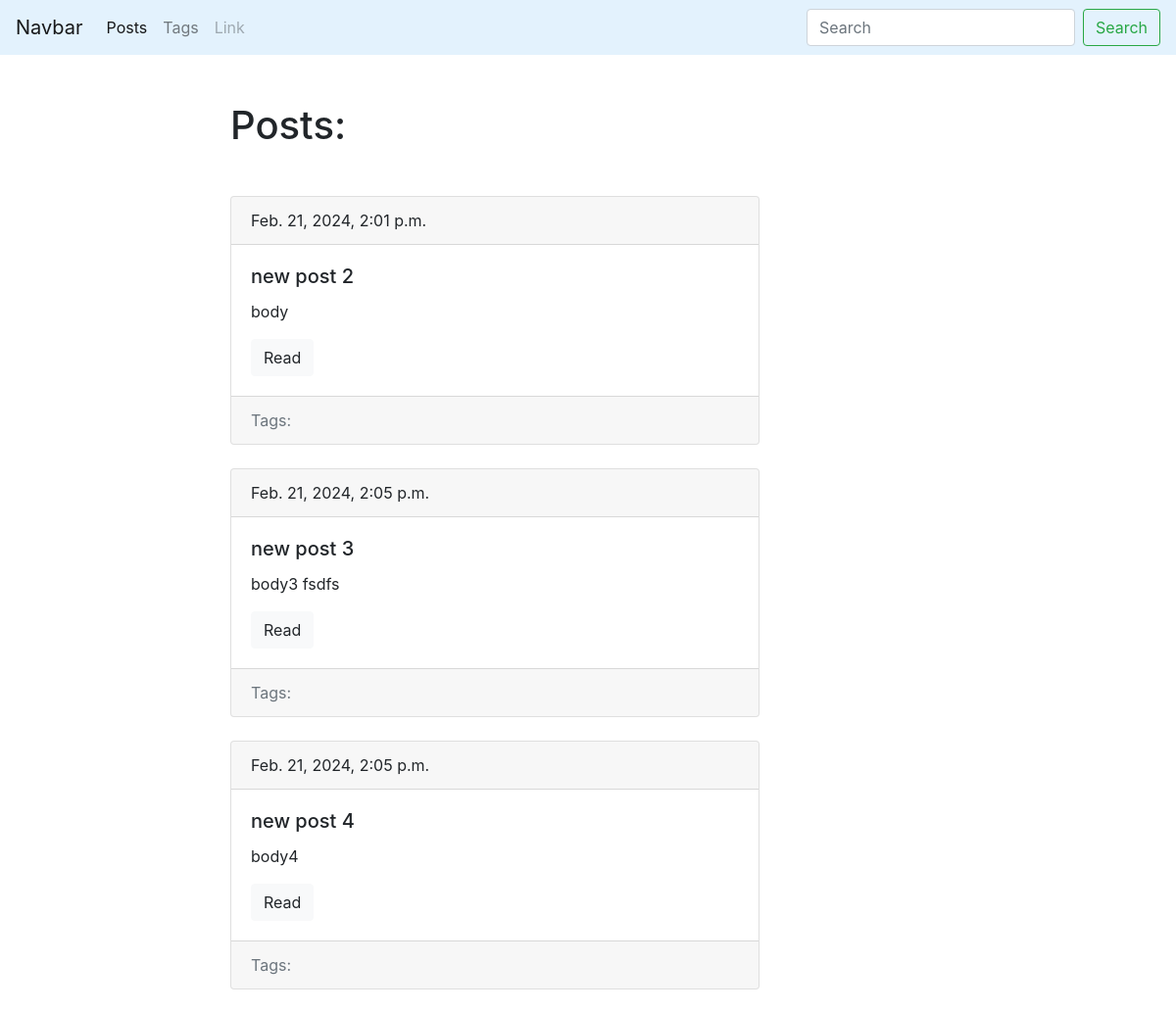
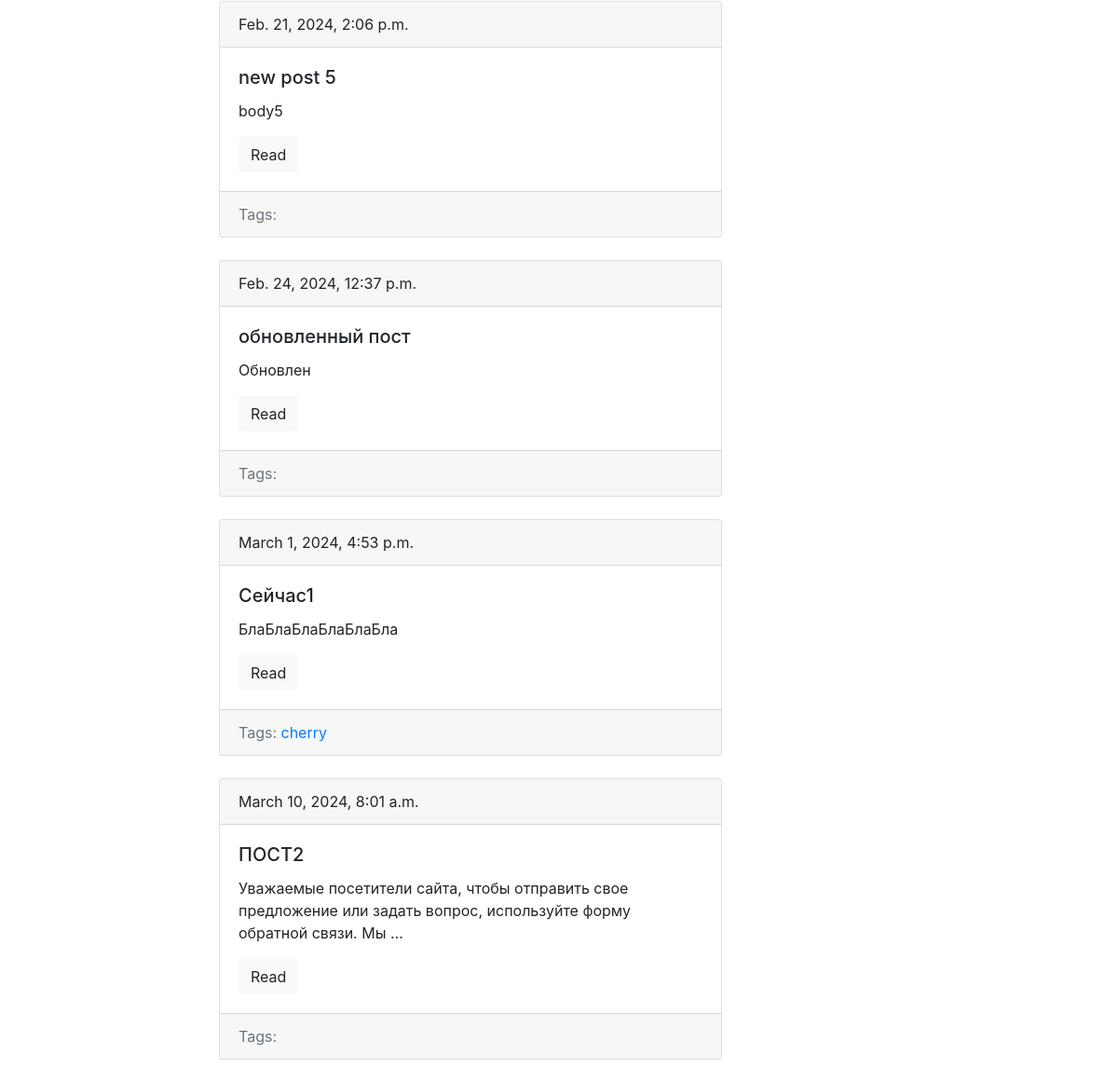
Screenshot of /blog/ with the database file from the repository (2 pictures, top to bottom).
### blog/models.py (models this page shows, shortened)
class Post(models.Model):
    title = models.CharField(max_length=150, db_index=True)
    slug = models.SlugField(max_length=150, blank=True, unique=True)
    body = models.TextField(blank=True, db_index=True)
    tags = models.ManyToManyField('Tag', blank=True, related_name='posts')
    date_pub = models.DateTimeField(auto_now_add=True)
    def get_absolute_url(self):
        return reverse('post_detail_url', kwargs={'slug': self.slug})

class Tag(models.Model):
    title = models.CharField(max_length=50)
    slug = models.SlugField(max_length=50, blank=True, unique=True)
    def get_absolute_url(self):
        return reverse('tag_detail_url', kwargs={'slug': self.slug})

### blog/views.py (the view)
# urls.py: path('', posts_list, name='posts_list_url'),
def posts_list(request):
    posts = Post.objects.all()
    return render(request, 'blog/index.html', context={'posts': posts})

### blog/templates/blog/index.html (shortened to what this page needs)
{% extends 'blog/base_blog.html'%}
{% block content %}
    <h1 class="mb-5">Posts:</h1>
    {% for post in posts %}
        {% include 'blog/includes/post_card_template.html' %}
    {% endfor %}
{% endblock %}

### blog/templates/blog/includes/post_card_template.html
<div class="card mb-4">
    <div class="card-header">
        {{ post.date_pub }}
    </div>
    <div class="card-body">
        <h5 class="card-title">{{ post.title }}</h5>
        <p class="card-text">{{ post.body|truncatewords:15 }}</p>
        <a href="{{ post.get_absolute_url }}" class="btn btn-light">Read</a>
    </div>
    <div class="card-footer text-muted">
        Tags:
        {% for tag in post.tags.all %}
            <a href="{{ tag.get_absolute_url }}">{{ tag.title }}</a>
        {% endfor %}
    </div>
</div>

### rows the page displays
Post: date_pub "Feb. 21, 2024, 2:01 p.m.", title "new post 2", body "body"
Post: date_pub "Feb. 21, 2024, 2:05 p.m.", title "new post 3", body "body3 fsdfs"
Post: date_pub "Feb. 21, 2024, 2:05 p.m.", title "new post 4", body "body4"
Post: date_pub "Feb. 21, 2024, 2:06 p.m.", title "new post 5", body "body5"
Post: date_pub "Feb. 24, 2024, 12:37 p.m.", title "обновленный пост", body "Обновлен"
Post: date_pub "March 1, 2024, 4:53 p.m.", title "Сейчас1", body "БлаБлаБлаБлаБлаБла"
Tag: title "cherry"
Post: date_pub "March 10, 2024, 8:01 a.m.", title "ПОСТ2", body "Уважаемые посетители сайта, чтобы отправить свое предложение или задать вопрос, используйте форму обратной связи. Мы …"
